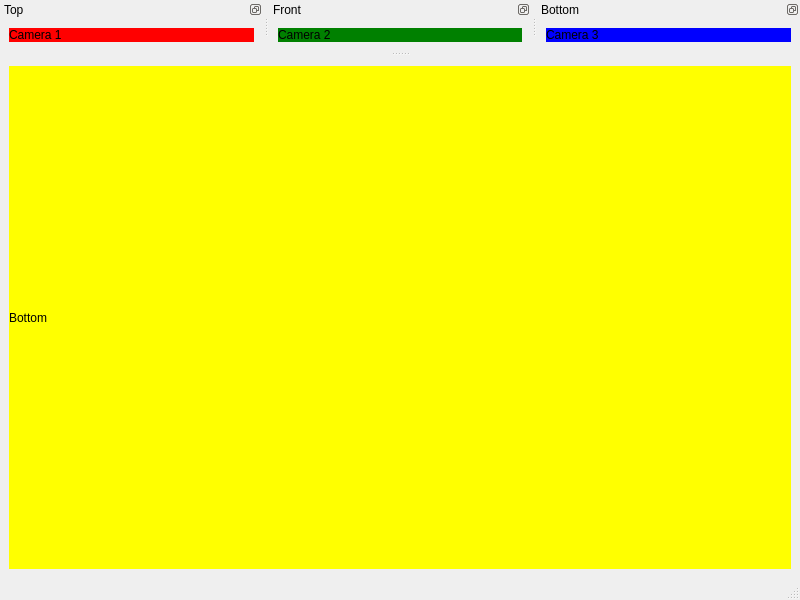
<?xml version="1.0" encoding="UTF-8"?>
<ui version="4.0">
 <class>WelfareRecorder</class>
 <widget class="QMainWindow" name="WelfareRecorder">
  <property name="geometry">
   <rect>
    <x>0</x>
    <y>0</y>
    <width>800</width>
    <height>600</height>
   </rect>
  </property>
  <property name="windowTitle">
   <string>MainWindow</string>
  </property>
  <property name="dockOptions">
   <set>QMainWindow::AllowNestedDocks|QMainWindow::AllowTabbedDocks|QMainWindow::AnimatedDocks</set>
  </property>
  <property name="unifiedTitleAndToolBarOnMac">
   <bool>false</bool>
  </property>
  <widget class="QWidget" name="centralwidget">
   <layout class="QVBoxLayout" name="verticalLayout">
    <item>
     <widget class="QLabel" name="label_4">
      <property name="styleSheet">
       <string notr="true">background: yellow</string>
      </property>
      <property name="text">
       <string>Bottom</string>
      </property>
     </widget>
    </item>
   </layout>
  </widget>
  <widget class="QMenuBar" name="menubar">
   <property name="geometry">
    <rect>
     <x>0</x>
     <y>0</y>
     <width>800</width>
     <height>22</height>
    </rect>
   </property>
  </widget>
  <widget class="QStatusBar" name="statusbar"/>
  <widget class="QDockWidget" name="dockWidget_8">
   <property name="features">
    <set>QDockWidget::DockWidgetFloatable|QDockWidget::DockWidgetMovable</set>
   </property>
   <property name="allowedAreas">
    <set>Qt::TopDockWidgetArea</set>
   </property>
   <property name="windowTitle">
    <string>Top</string>
   </property>
   <attribute name="dockWidgetArea">
    <number>4</number>
   </attribute>
   <widget class="QWidget" name="dockWidgetContents_8">
    <layout class="QHBoxLayout" name="horizontalLayout">
     <item>
      <widget class="QLabel" name="label">
       <property name="sizePolicy">
        <sizepolicy hsizetype="Preferred" vsizetype="Preferred">
         <horstretch>0</horstretch>
         <verstretch>0</verstretch>
        </sizepolicy>
       </property>
       <property name="styleSheet">
        <string notr="true">background: red</string>
       </property>
       <property name="text">
        <string>Camera 1</string>
       </property>
      </widget>
     </item>
    </layout>
   </widget>
  </widget>
  <widget class="QDockWidget" name="dockWidget_9">
   <property name="features">
    <set>QDockWidget::DockWidgetFloatable|QDockWidget::DockWidgetMovable</set>
   </property>
   <property name="allowedAreas">
    <set>Qt::TopDockWidgetArea</set>
   </property>
   <property name="windowTitle">
    <string>Front</string>
   </property>
   <attribute name="dockWidgetArea">
    <number>4</number>
   </attribute>
   <widget class="QWidget" name="dockWidgetContents_9">
    <layout class="QHBoxLayout" name="horizontalLayout_2">
     <item>
      <widget class="QLabel" name="label_2">
       <property name="sizePolicy">
        <sizepolicy hsizetype="Preferred" vsizetype="Preferred">
         <horstretch>0</horstretch>
         <verstretch>0</verstretch>
        </sizepolicy>
       </property>
       <property name="styleSheet">
        <string notr="true">background: green</string>
       </property>
       <property name="text">
        <string>Camera 2</string>
       </property>
      </widget>
     </item>
    </layout>
   </widget>
  </widget>
  <widget class="QDockWidget" name="dockWidget_10">
   <property name="features">
    <set>QDockWidget::DockWidgetFloatable|QDockWidget::DockWidgetMovable</set>
   </property>
   <property name="allowedAreas">
    <set>Qt::TopDockWidgetArea</set>
   </property>
   <property name="windowTitle">
    <string>Bottom</string>
   </property>
   <attribute name="dockWidgetArea">
    <number>4</number>
   </attribute>
   <widget class="QWidget" name="dockWidgetContents_10">
    <layout class="QHBoxLayout" name="horizontalLayout_3">
     <item>
      <widget class="QLabel" name="label_3">
       <property name="sizePolicy">
        <sizepolicy hsizetype="Preferred" vsizetype="Preferred">
         <horstretch>0</horstretch>
         <verstretch>0</verstretch>
        </sizepolicy>
       </property>
       <property name="styleSheet">
        <string notr="true">background: blue</string>
       </property>
       <property name="text">
        <string>Camera 3</string>
       </property>
      </widget>
     </item>
    </layout>
   </widget>
  </widget>
 </widget>
 <resources/>
 <connections/>
</ui>
